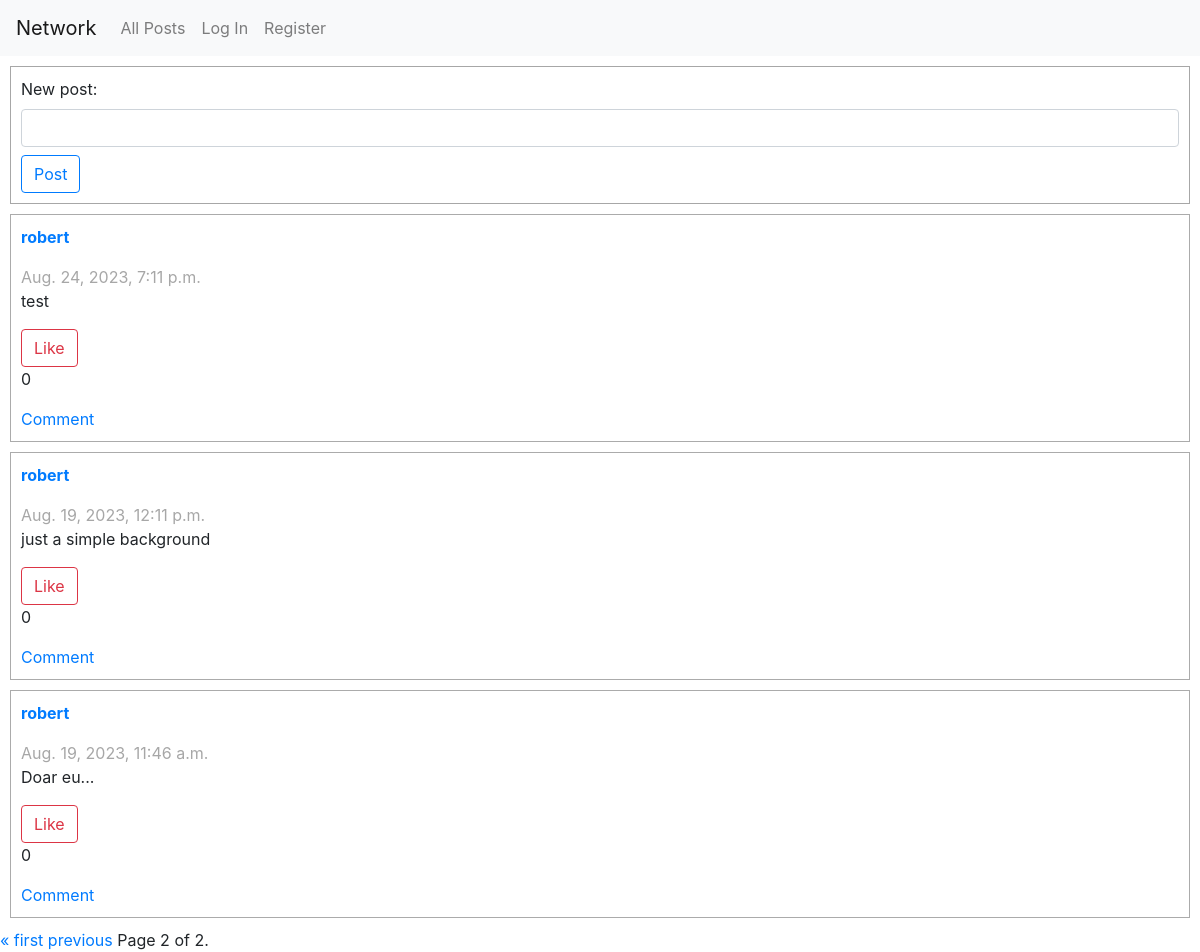
Screenshot of /?page=2 with the database file from the repository.
### network/models.py (models this page shows, shortened)
class UserPost(models.Model):
    user = models.ForeignKey(User, on_delete=models.CASCADE)
    timestamp = models.DateTimeField(auto_now_add=True)
    content = models.CharField(max_length=512)
    likes = models.IntegerField(default=0)

class User(AbstractUser):
    pass

### network/views.py (the view)
# urls.py: path("", views.index, name="index"),
def index(request):
    allPosts = UserPost.objects.order_by('-timestamp')
    paginator = Paginator(allPosts, 10)
    page_number = request.GET.get("page")
    page_obj = paginator.get_page(page_number)
    if request.user.is_authenticated:
        user = request.user
        liked_posts = PostLike.objects.filter(user=user).values_list('post__id', flat=True)
        return render(request, "network/index.html", {
            'allPosts': allPosts,
            'UserPostForm': UserPostForm(),
            "page_obj": page_obj,
            "likedPosts":list(liked_posts)
        })
    else:
        return render(request, "network/index.html", {
            'allPosts': allPosts,
            'UserPostForm': UserPostForm(),
            "page_obj": page_obj
            })

### network/forms.py
class UserPostForm(ModelForm):
    def __init__(self, *args, **kwargs):
        super().__init__(*args, **kwargs)
        self.fields['content'].widget.attrs['class'] = "form-control mb-2"
        self.fields['content'].label = "New post"
    class Meta:
        model = UserPost
        fields = ["content"]

### network/templates/network/index.html (shortened to what this page needs)
{% extends "network/layout.html" %}
{% block body %}
    <form class="post-form" action="{% url 'createpost' %}" method="POST" enctype="multipart/form-data">
        {{UserPostForm}}
        <input type="submit" value="Post" class="btn btn-outline-primary">
    </form>
    {% for post in page_obj %}
        <div class="post-container" postid="{{post.id}}">
            <div class="post-principal-container">
                <a href="{% url 'userprofile' post.user.username%}"><p class="post-username">{{post.user.username}}</p></a>
            </div>
            <div class="post-second-container">
                <p class="post-timestamp">{{post.timestamp}}</p>
                <p class="post-content">{{post.content}}</p>
                    <button class="btn btn-outline-danger like-btn">
                        {% if post.id in likedPosts %}
                            Unlike
                        {% else %}
                            Like
                        {% endif %}
                    </button>
                <p class="post-likes">{{ post.likes }}</p>
                <a href="" class="text-decoration-none">Comment</a>
            </div>
        </div>
    {% endfor %}
    <div class="pagination">
        <span class="step-links">
            {% if page_obj.has_previous %}
                <a href="?page=1">&laquo; first</a>
                <a href="?page={{ page_obj.previous_page_number }}">previous</a>
            {% endif %}
            <span class="current">
                Page {{ page_obj.number }} of {{ page_obj.paginator.num_pages }}.
            </span>
        </span>
    </div>
{% endblock %}

### network/static/network/styles.css (style rules this page uses)
.post-container { display:flex; margin: 10px; border:1px solid rgb(171, 171, 171); padding:10px; flex-direction: column; }
.post-principal-container { display:flex; align-items: center; justify-content: space-between; }
.post-username { font-weight: bold; text-align: center; margin-right:5px; }
.post-timestamp { margin-bottom: 0; color:rgb(167, 167, 167); }
.post-form { margin:10px; border:1px solid rgb(167, 167, 167); padding:10px; }

### rows the page displays
UserPost: user.username "robert", timestamp "Aug. 24, 2023, 7:11 p.m.", content "test", shows "Like", likes "0"
UserPost: user.username "robert", timestamp "Aug. 19, 2023, 12:11 p.m.", content "just a simple background", shows "Like", likes "0"
UserPost: user.username "robert", timestamp "Aug. 19, 2023, 11:46 a.m.", content "Doar eu...", shows "Like", likes "0"

### other values shown
{{ page_obj.number }} "2"
{{ page_obj.paginator.num_pages }} "2"
